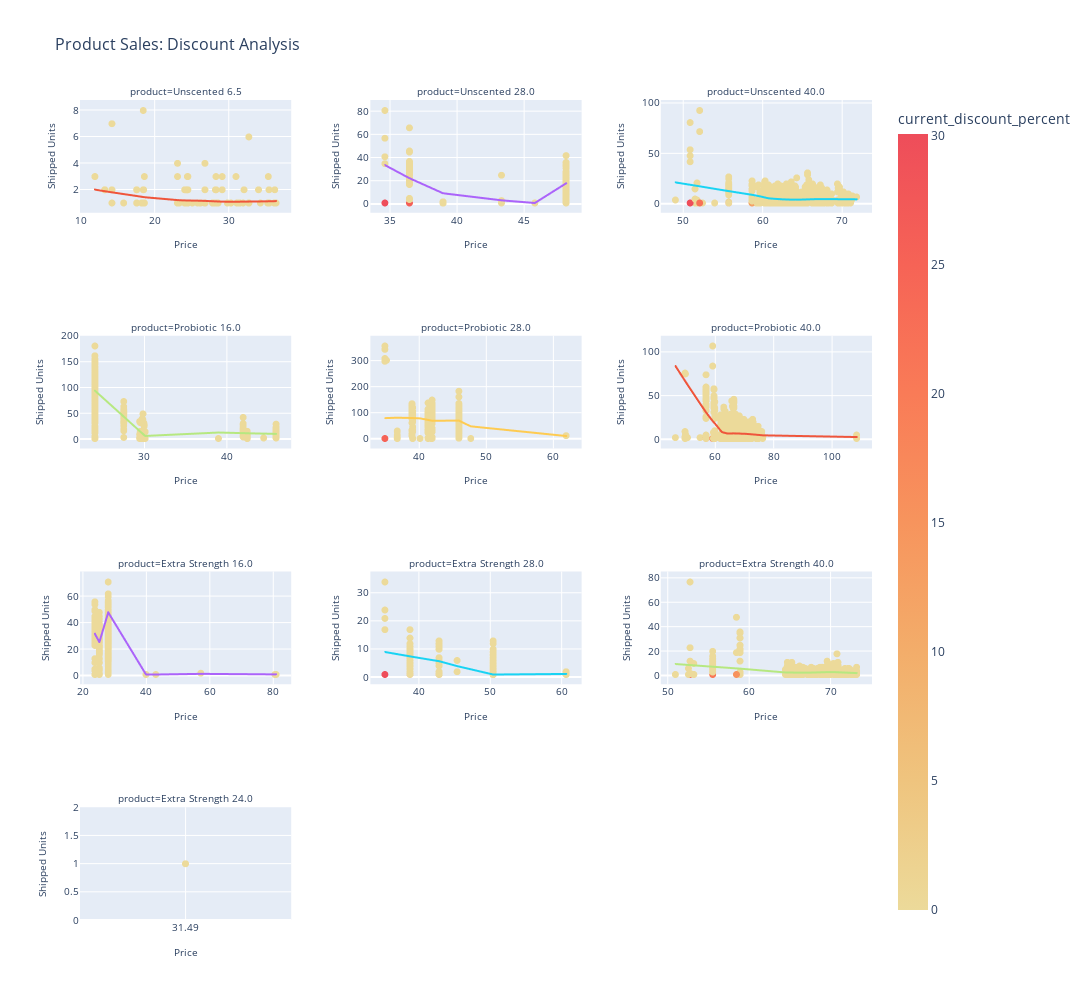

This figure's notebook cell:
### Code cell
fig = px.scatter(
    df_tags,
    x='our_price',
    y='shipped_units',
    facet_col='product',
    category_orders={
        "product": [
            'Unscented 6.5','Unscented 28.0', 'Unscented 40.0', 
            'Probiotic 16.0', 'Probiotic 28.0', 'Probiotic 40.0',
            'Extra Strength 16.0','Extra Strength 28.0', 'Extra Strength 40.0',  
        ]
    },
    facet_col_spacing=0.1,
    facet_row_spacing=0.15,
    facet_col_wrap=3,
    color='current_discount_percent',
    color_continuous_scale=px.colors.sequential.Oryel,
    trendline='lowess',
    title='Product Sales: Discount Analysis',
    width=1500,
    height=1000,
    template='plotly'
).update_traces(
    marker=dict(size=7)
).update_layout(
    legend_title_text='Product',
    title_font=dict(size=16)
).update_xaxes(
    title_text='Price',
    title_font=dict(size=10),
    tickfont=dict(size=10)
).update_yaxes(
    title_text='Shipped Units',
    title_font=dict(size=10),
    tickfont=dict(size=10)
)

fig.update_layout(xaxis=dict(type='category'))

for annotation in fig['layout']['annotations']:
    annotation['font'] = dict(size=10)


fig.for_each_yaxis(lambda yaxis: yaxis.update(showticklabels=True)) #show ticks
fig.for_each_xaxis(lambda xaxis: xaxis.update(showticklabels=True)) #show ticks
fig.update_yaxes(matches=None) # don't share y axis
fig.update_xaxes(matches=None) # don't share x axis

fig.show()

### Figure 1 — Plotly figure (JSON) as saved in the notebook; plotly's stock layout.template omitted (floating-point values rounded to 4 significant figures; data arrays with more than 128 entries replaced by an {"elided": "..."} marker saying what was removed)
{"data": [{"hovertemplate": "product=Unscented 6.5<br>our_price=%{x}<br>shipped_units=%{y}<br>current_discount_percent=%{marker.color}<extra></extra>", "legendgroup": "", "marker": {"color": [0.0, 0.0, 0.0, 0.0, 0.0, 0.0, 0.0, 0.0, 0.0, 0.0, 0.0, 0.0, 0.0, 0.0, 0.0, 0.0, 0.0, 0.0, 0.0, 0.0, 0.0, 0.0, 0.0, 0.0, 0.0, 0.0, 0.0, 0.0, 0.0, 17.72, 0.0, 0.0, 0.0, 0.0, 0.0, 0.0, 0.0, 0.0, 0.0, 0.0, 0.0, 0.0, 0.0, 0.0, 0.0, 0.0, 0.0, 0.0, 0.0, 0.0, 0.0, 0.0, 0.0, 0.0, 0.0, 0.0, 0.0, 0.0, 0.0, 0.0, 0.0, 0.0, 0.0, 0.0, 0.0, 0.0, 0.0, 0.0, 0.0, 0.0, 0.0, 0.0, 0.0, 0.0, 0.0, 0.0, 0.0, 0.0, 0.0, 0.0, 0.0, 0.0, 0.0, 0.0, 0.0, 0.0, 0.0, 0.0, 0.0, 0.0, 0.0, 0.0, 0.0, 0.0, 0.0, 0.0, 0.0, 0.0, 0.0, 0.0, 0.0, 0.0, 0.0, 0.0, 0.0, 0.0, 0.0, 0.0, 0.0, 0.0, 0.0, 0.0, 0.0, 0.0, 0.0], "coloraxis": "coloraxis", "size": 7, "symbol": "circle"}, "mode": "markers", "name": "", "showlegend": false, "type": "scattergl", "x": [18.47, 24.5, 25.1, 24.46, 35.51, 18.47, 23.1, 11.94, 23.1, 17.58, 26.8, 24.5, 28.1, 24.39, 24.34, 36.23, 26.17, 26.8, 13.27, 35.27, 24.35, 36.16, 28.29, 31.53, 23.1, 14.24, 32.73, 24.41, 24.43, 26.8, 32.73, 31.96, 24.25, 14.24, 32.73, 18.47, 28.1, 26.17, 24.33, 28.58, 25.81, 23.34, 24.06, 24.24, 24.41, 24.45, 18.25, 29.13, 36.25, 18.62, 26.8, 27.82, 24.5, 29.13, 26.17, 29.83, 28.29, 24.26, 32.73, 18.52, 29.83, 32.73, 27.96, 11.94, 28.42, 18.62, 31.45, 30.31, 31.5, 31.1, 24.06, 32.73, 34.04, 24.17, 31.47, 32.08, 28.57, 31.36, 24.41, 27.82, 23.1, 36.41, 15.82, 17.58, 24.49, 35.36, 17.58, 28.29, 32.73, 24.42, 18.25, 32.73, 27.96, 18.62, 24.42, 24.43, 30.29, 13.27, 26.8, 28.22, 34.29, 18.47, 18.36, 35.46, 26.8, 23.1, 17.58, 32.73, 23.1, 30.99, 26.8, 17.58, 14.24, 13.27, 32.73], "xaxis": "x10", "y": [1.0, 2.0, 1.0, 2.0, 1.0, 1.0, 4.0, 3.0, 1.0, 1.0, 2.0, 1.0, 1.0, 2.0, 2.0, 2.0, 1.0, 1.0, 2.0, 1.0, 2.0, 1.0, 2.0, 1.0, 1.0, 1.0, 1.0, 1.0, 1.0, 1.0, 1.0, 1.0, 1.0, 7.0, 1.0, 8.0, 1.0, 1.0, 1.0, 1.0, 1.0, 1.0, 1.0, 2.0, 1.0, 1.0, 1.0, 3.0, 1.0, 1.0, 1.0, 1.0, 3.0, 2.0, 1.0, 1.0, 2.0, 1.0, 6.0, 2.0, 1.0, 1.0, 1.0, 3.0, 1.0, 1.0, 1.0, 1.0, 1.0, 1.0, 2.0, 1.0, 2.0, 2.0, 1.0, 2.0, 1.0, 1.0, 1.0, 1.0, 1.0, 1.0, 1.0, 2.0, 1.0, 3.0, 2.0, 3.0, 1.0, 1.0, 1.0, 1.0, 1.0, 3.0, 1.0, 3.0, 1.0, 2.0, 1.0, 2.0, 1.0, 2.0, 1.0, 2.0, 4.0, 3.0, 1.0, 1.0, 1.0, 3.0, 1.0, 2.0, 2.0, 2.0, 1.0], "yaxis": "y10"}, {"hovertemplate": "<b>LOWESS trendline</b><br><br>product=Unscented 6.5<br>our_price=%{x}<br>shipped_units=%{y} <b>(trend)</b><extra></extra>", "legendgroup": "", "marker": {"size": 7, "symbol": "circle"}, "mode": "lines", "name": "", "showlegend": false, "type": "scattergl", "x": [11.94, 11.94, 13.27, 13.27, 13.27, 14.24, 14.24, 14.24, 15.82, 17.58, 17.58, 17.58, 17.58, 17.58, 18.25, 18.25, 18.36, 18.47, 18.47, 18.47, 18.47, 18.52, 18.62, 18.62, 18.62, 23.1, 23.1, 23.1, 23.1, 23.1, 23.1, 23.34, 24.06, 24.06, 24.17, 24.24, 24.25, 24.26, 24.33, 24.34, 24.35, 24.39, 24.41, 24.41, 24.41, 24.42, 24.42, 24.43, 24.43, 24.45, 24.46, 24.49, 24.5, 24.5, 24.5, 25.1, 25.81, 26.17, 26.17, 26.17, 26.8, 26.8, 26.8, 26.8, 26.8, 26.8, 26.8, 27.82, 27.82, 27.96, 27.96, 28.1, 28.1, 28.22, 28.29, 28.29, 28.29, 28.42, 28.57, 28.58, 29.13, 29.13, 29.83, 29.83, 30.29, 30.31, 30.99, 31.1, 31.36, 31.45, 31.47, 31.5, 31.53, 31.96, 32.08, 32.73, 32.73, 32.73, 32.73, 32.73, 32.73, 32.73, 32.73, 32.73, 32.73, 34.04, 34.29, 35.27, 35.36, 35.46, 35.51, 36.16, 36.23, 36.25, 36.41], "xaxis": "x10", "y": [2.014, 2.014, 1.892, 1.892, 1.892, 1.808, 1.808, 1.808, 1.676, 1.53, 1.53, 1.53, 1.53, 1.53, 1.472, 1.472, 1.463, 1.453, 1.453, 1.453, 1.453, 1.448, 1.439, 1.439, 1.439, 1.22, 1.22, 1.22, 1.22, 1.22, 1.22, 1.211, 1.196, 1.196, 1.194, 1.193, 1.193, 1.193, 1.192, 1.192, 1.192, 1.191, 1.191, 1.191, 1.191, 1.191, 1.191, 1.191, 1.191, 1.19, 1.19, 1.19, 1.19, 1.19, 1.19, 1.184, 1.175, 1.17, 1.17, 1.17, 1.16, 1.16, 1.16, 1.16, 1.16, 1.16, 1.16, 1.134, 1.134, 1.13, 1.13, 1.126, 1.126, 1.123, 1.122, 1.122, 1.122, 1.119, 1.115, 1.115, 1.104, 1.104, 1.096, 1.096, 1.093, 1.093, 1.096, 1.097, 1.099, 1.1, 1.1, 1.101, 1.101, 1.104, 1.105, 1.109, 1.109, 1.109, 1.109, 1.109, 1.109, 1.109, 1.109, 1.109, 1.109, 1.117, 1.119, 1.128, 1.129, 1.13, 1.131, 1.138, 1.139, 1.139, 1.141], "yaxis": "y10"}, {"hovertemplate": "product=Unscented 28.0<br>our_price=%{x}<br>shipped_units=%{y}<br>current_discount_percent=%{marker.color}<extra></extra>", "legendgroup": "", "marker": {"color": {"elided": "401 float values"}, "coloraxis": "coloraxis", "size": 7, "symbol": "circle"}, "mode": "markers", "name": "", "showlegend": false, "type": "scattergl", "x": {"elided": "401 float values"}, "xaxis": "x11", "y": {"elided": "401 float values"}, "yaxis": "y11"}, {"hovertemplate": "<b>LOWESS trendline</b><br><br>product=Unscented 28.0<br>our_price=%{x}<br>shipped_units=%{y} <b>(trend)</b><extra></extra>", "legendgroup": "", "marker": {"size": 7, "symbol": "circle"}, "mode": "lines", "name": "", "showlegend": false, "type": "scattergl", "x": {"elided": "401 float values"}, "xaxis": "x11", "y": {"elided": "401 float values"}, "yaxis": "y11"}, {"hovertemplate": "product=Unscented 40.0<br>our_price=%{x}<br>shipped_units=%{y}<br>current_discount_percent=%{marker.color}<extra></extra>", "legendgroup": "", "marker": {"color": {"elided": "816 float values"}, "coloraxis": "coloraxis", "size": 7, "symbol": "circle"}, "mode": "markers", "name": "", "showlegend": false, "type": "scattergl", "x": {"elided": "816 float values"}, "xaxis": "x12", "y": {"elided": "816 float values"}, "yaxis": "y12"}, {"hovertemplate": "<b>LOWESS trendline</b><br><br>product=Unscented 40.0<br>our_price=%{x}<br>shipped_units=%{y} <b>(trend)</b><extra></extra>", "legendgroup": "", "marker": {"size": 7, "symbol": "circle"}, "mode": "lines", "name": "", "showlegend": false, "type": "scattergl", "x": {"elided": "816 float values"}, "xaxis": "x12", "y": {"elided": "816 float values"}, "yaxis": "y12"}, {"hovertemplate": "product=Probiotic 16.0<br>our_price=%{x}<br>shipped_units=%{y}<br>current_discount_percent=%{marker.color}<extra></extra>", "legendgroup": "", "marker": {"color": {"elided": "466 float values"}, "coloraxis": "coloraxis", "size": 7, "symbol": "circle"}, "mode": "markers", "name": "", "showlegend": false, "type": "scattergl", "x": {"elided": "466 float values"}, "xaxis": "x7", "y": {"elided": "466 float values"}, "yaxis": "y7"}, {"hovertemplate": "<b>LOWESS trendline</b><br><br>product=Probiotic 16.0<br>our_price=%{x}<br>shipped_units=%{y} <b>(trend)</b><extra></extra>", "legendgroup": "", "marker": {"size": 7, "symbol": "circle"}, "mode": "lines", "name": "", "showlegend": false, "type": "scattergl", "x": {"elided": "466 float values"}, "xaxis": "x7", "y": {"elided": "466 float values"}, "yaxis": "y7"}, {"hovertemplate": "product=Probiotic 28.0<br>our_price=%{x}<br>shipped_units=%{y}<br>current_discount_percent=%{marker.color}<extra></extra>", "legendgroup": "", "marker": {"color": {"elided": "412 float values"}, "coloraxis": "coloraxis", "size": 7, "symbol": "circle"}, "mode": "markers", "name": "", "showlegend": false, "type": "scattergl", "x": {"elided": "412 float values"}, "xaxis": "x8", "y": {"elided": "412 float values"}, "yaxis": "y8"}, {"hovertemplate": "<b>LOWESS trendline</b><br><br>product=Probiotic 28.0<br>our_price=%{x}<br>shipped_units=%{y} <b>(trend)</b><extra></extra>", "legendgroup": "", "marker": {"size": 7, "symbol": "circle"}, "mode": "lines", "name": "", "showlegend": false, "type": "scattergl", "x": {"elided": "412 float values"}, "xaxis": "x8", "y": {"elided": "412 float values"}, "yaxis": "y8"}, {"hovertemplate": "product=Probiotic 40.0<br>our_price=%{x}<br>shipped_units=%{y}<br>current_discount_percent=%{marker.color}<extra></extra>", "legendgroup": "", "marker": {"color": {"elided": "874 float values"}, "coloraxis": "coloraxis", "size": 7, "symbol": "circle"}, "mode": "markers", "name": "", "showlegend": false, "type": "scattergl", "x": {"elided": "874 float values"}, "xaxis": "x9", "y": {"elided": "874 float values"}, "yaxis": "y9"}, {"hovertemplate": "<b>LOWESS trendline</b><br><br>product=Probiotic 40.0<br>our_price=%{x}<br>shipped_units=%{y} <b>(trend)</b><extra></extra>", "legendgroup": "", "marker": {"size": 7, "symbol": "circle"}, "mode": "lines", "name": "", "showlegend": false, "type": "scattergl", "x": {"elided": "874 float values"}, "xaxis": "x9", "y": {"elided": "874 float values"}, "yaxis": "y9"}, {"hovertemplate": "product=Extra Strength 16.0<br>our_price=%{x}<br>shipped_units=%{y}<br>current_discount_percent=%{marker.color}<extra></extra>", "legendgroup": "", "marker": {"color": {"elided": "390 float values"}, "coloraxis": "coloraxis", "size": 7, "symbol": "circle"}, "mode": "markers", "name": "", "showlegend": false, "type": "scattergl", "x": {"elided": "390 float values"}, "xaxis": "x4", "y": {"elided": "390 float values"}, "yaxis": "y4"}, {"hovertemplate": "<b>LOWESS trendline</b><br><br>product=Extra Strength 16.0<br>our_price=%{x}<br>shipped_units=%{y} <b>(trend)</b><extra></extra>", "legendgroup": "", "marker": {"size": 7, "symbol": "circle"}, "mode": "lines", "name": "", "showlegend": false, "type": "scattergl", "x": {"elided": "390 float values"}, "xaxis": "x4", "y": {"elided": "390 float values"}, "yaxis": "y4"}, {"hovertemplate": "product=Extra Strength 28.0<br>our_price=%{x}<br>shipped_units=%{y}<br>current_discount_percent=%{marker.color}<extra></extra>", "legendgroup": "", "marker": {"color": {"elided": "346 float values"}, "coloraxis": "coloraxis", "size": 7, "symbol": "circle"}, "mode": "markers", "name": "", "showlegend": false, "type": "scattergl", "x": {"elided": "346 float values"}, "xaxis": "x5", "y": {"elided": "346 float values"}, "yaxis": "y5"}, {"hovertemplate": "<b>LOWESS trendline</b><br><br>product=Extra Strength 28.0<br>our_price=%{x}<br>shipped_units=%{y} <b>(trend)</b><extra></extra>", "legendgroup": "", "marker": {"size": 7, "symbol": "circle"}, "mode": "lines", "name": "", "showlegend": false, "type": "scattergl", "x": {"elided": "346 float values"}, "xaxis": "x5", "y": {"elided": "346 float values"}, "yaxis": "y5"}, {"hovertemplate": "product=Extra Strength 40.0<br>our_price=%{x}<br>shipped_units=%{y}<br>current_discount_percent=%{marker.color}<extra></extra>", "legendgroup": "", "marker": {"color": {"elided": "495 float values"}, "coloraxis": "coloraxis", "size": 7, "symbol": "circle"}, "mode": "markers", "name": "", "showlegend": false, "type": "scattergl", "x": {"elided": "495 float values"}, "xaxis": "x6", "y": {"elided": "495 float values"}, "yaxis": "y6"}, {"hovertemplate": "<b>LOWESS trendline</b><br><br>product=Extra Strength 40.0<br>our_price=%{x}<br>shipped_units=%{y} <b>(trend)</b><extra></extra>", "legendgroup": "", "marker": {"size": 7, "symbol": "circle"}, "mode": "lines", "name": "", "showlegend": false, "type": "scattergl", "x": {"elided": "495 float values"}, "xaxis": "x6", "y": {"elided": "495 float values"}, "yaxis": "y6"}, {"hovertemplate": "product=Extra Strength 24.0<br>our_price=%{x}<br>shipped_units=%{y}<br>current_discount_percent=%{marker.color}<extra></extra>", "legendgroup": "", "marker": {"color": [0.0, 0.0], "coloraxis": "coloraxis", "size": 7, "symbol": "circle"}, "mode": "markers", "name": "", "showlegend": false, "type": "scattergl", "x": [31.49, 31.49], "xaxis": "x", "y": [1.0, 1.0], "yaxis": "y"}, {"hovertemplate": "<b>LOWESS trendline</b><br><br>product=Extra Strength 24.0<br>our_price=%{x}<br>shipped_units=%{y} <b>(trend)</b><extra></extra>", "legendgroup": "", "marker": {"size": 7, "symbol": "circle"}, "mode": "lines", "name": "", "showlegend": false, "type": "scattergl", "x": [31.49, 31.49], "xaxis": "x", "y": [1.0, 1.0], "yaxis": "y"}], "layout": {"annotations": [{"font": {"size": 10}, "showarrow": false, "text": "product=Extra Strength 24.0", "x": 0.1333, "xanchor": "center", "xref": "paper", "y": 0.1375, "yanchor": "bottom", "yref": "paper"}, {"font": {"size": 10}, "showarrow": false, "text": "product=Extra Strength 16.0", "x": 0.1333, "xanchor": "center", "xref": "paper", "y": 0.425, "yanchor": "bottom", "yref": "paper"}, {"font": {"size": 10}, "showarrow": false, "text": "product=Extra Strength 28.0", "x": 0.5, "xanchor": "center", "xref": "paper", "y": 0.425, "yanchor": "bottom", "yref": "paper"}, {"font": {"size": 10}, "showarrow": false, "text": "product=Extra Strength 40.0", "x": 0.8667, "xanchor": "center", "xref": "paper", "y": 0.425, "yanchor": "bottom", "yref": "paper"}, {"font": {"size": 10}, "showarrow": false, "text": "product=Probiotic 16.0", "x": 0.1333, "xanchor": "center", "xref": "paper", "y": 0.7125, "yanchor": "bottom", "yref": "paper"}, {"font": {"size": 10}, "showarrow": false, "text": "product=Probiotic 28.0", "x": 0.5, "xanchor": "center", "xref": "paper", "y": 0.7125, "yanchor": "bottom", "yref": "paper"}, {"font": {"size": 10}, "showarrow": false, "text": "product=Probiotic 40.0", "x": 0.8667, "xanchor": "center", "xref": "paper", "y": 0.7125, "yanchor": "bottom", "yref": "paper"}, {"font": {"size": 10}, "showarrow": false, "text": "product=Unscented 6.5", "x": 0.1333, "xanchor": "center", "xref": "paper", "y": 1, "yanchor": "bottom", "yref": "paper"}, {"font": {"size": 10}, "showarrow": false, "text": "product=Unscented 28.0", "x": 0.5, "xanchor": "center", "xref": "paper", "y": 1, "yanchor": "bottom", "yref": "paper"}, {"font": {"size": 10}, "showarrow": false, "text": "product=Unscented 40.0", "x": 0.8667, "xanchor": "center", "xref": "paper", "y": 1, "yanchor": "bottom", "yref": "paper"}], "coloraxis": {"colorbar": {"title": {"text": "current_discount_percent"}}, "colorscale": [[0, "rgb(236, 218, 154)"], [0.1667, "rgb(239, 196, 126)"], [0.3333, "rgb(243, 173, 106)"], [0.5, "rgb(247, 148, 93)"], [0.6667, "rgb(249, 123, 87)"], [0.8333, "rgb(246, 99, 86)"], [1, "rgb(238, 77, 90)"]]}, "height": 1000, "legend": {"title": {"text": "Product"}, "tracegroupgap": 0}, "title": {"font": {"size": 16}, "text": "Product Sales: Discount Analysis"}, "width": 1500, "xaxis": {"anchor": "y", "domain": [0, 0.2667], "showticklabels": true, "tickfont": {"size": 10}, "title": {"font": {"size": 10}, "text": "Price"}, "type": "category"}, "xaxis10": {"anchor": "y10", "domain": [0, 0.2667], "showticklabels": true, "tickfont": {"size": 10}, "title": {"font": {"size": 10}, "text": "Price"}}, "xaxis11": {"anchor": "y11", "domain": [0.3667, 0.6333], "showticklabels": true, "tickfont": {"size": 10}, "title": {"font": {"size": 10}, "text": "Price"}}, "xaxis12": {"anchor": "y12", "domain": [0.7333, 1], "showticklabels": true, "tickfont": {"size": 10}, "title": {"font": {"size": 10}, "text": "Price"}}, "xaxis2": {"anchor": "y2", "domain": [0.3667, 0.6333], "showticklabels": true, "tickfont": {"size": 10}, "title": {"font": {"size": 10}, "text": "Price"}}, "xaxis3": {"anchor": "y3", "domain": [0.7333, 1], "showticklabels": true, "tickfont": {"size": 10}, "title": {"font": {"size": 10}, "text": "Price"}}, "xaxis4": {"anchor": "y4", "domain": [0, 0.2667], "showticklabels": true, "tickfont": {"size": 10}, "title": {"font": {"size": 10}, "text": "Price"}}, "xaxis5": {"anchor": "y5", "domain": [0.3667, 0.6333], "showticklabels": true, "tickfont": {"size": 10}, "title": {"font": {"size": 10}, "text": "Price"}}, "xaxis6": {"anchor": "y6", "domain": [0.7333, 1], "showticklabels": true, "tickfont": {"size": 10}, "title": {"font": {"size": 10}, "text": "Price"}}, "xaxis7": {"anchor": "y7", "domain": [0, 0.2667], "showticklabels": true, "tickfont": {"size": 10}, "title": {"font": {"size": 10}, "text": "Price"}}, "xaxis8": {"anchor": "y8", "domain": [0.3667, 0.6333], "showticklabels": true, "tickfont": {"size": 10}, "title": {"font": {"size": 10}, "text": "Price"}}, "xaxis9": {"anchor": "y9", "domain": [0.7333, 1], "showticklabels": true, "tickfont": {"size": 10}, "title": {"font": {"size": 10}, "text": "Price"}}, "yaxis": {"anchor": "x", "domain": [0, 0.1375], "showticklabels": true, "tickfont": {"size": 10}, "title": {"font": {"size": 10}, "text": "Shipped Units"}}, "yaxis10": {"anchor": "x10", "domain": [0.8625, 1], "showticklabels": true, "tickfont": {"size": 10}, "title": {"font": {"size": 10}, "text": "Shipped Units"}}, "yaxis11": {"anchor": "x11", "domain": [0.8625, 1], "showticklabels": true, "tickfont": {"size": 10}, "title": {"font": {"size": 10}, "text": "Shipped Units"}}, "yaxis12": {"anchor": "x12", "domain": [0.8625, 1], "showticklabels": true, "tickfont": {"size": 10}, "title": {"font": {"size": 10}, "text": "Shipped Units"}}, "yaxis2": {"anchor": "x2", "domain": [0, 0.1375], "showticklabels": true, "tickfont": {"size": 10}, "title": {"font": {"size": 10}, "text": "Shipped Units"}}, "yaxis3": {"anchor": "x3", "domain": [0, 0.1375], "showticklabels": true, "tickfont": {"size": 10}, "title": {"font": {"size": 10}, "text": "Shipped Units"}}, "yaxis4": {"anchor": "x4", "domain": [0.2875, 0.425], "showticklabels": true, "tickfont": {"size": 10}, "title": {"font": {"size": 10}, "text": "Shipped Units"}}, "yaxis5": {"anchor": "x5", "domain": [0.2875, 0.425], "showticklabels": true, "tickfont": {"size": 10}, "title": {"font": {"size": 10}, "text": "Shipped Units"}}, "yaxis6": {"anchor": "x6", "domain": [0.2875, 0.425], "showticklabels": true, "tickfont": {"size": 10}, "title": {"font": {"size": 10}, "text": "Shipped Units"}}, "yaxis7": {"anchor": "x7", "domain": [0.575, 0.7125], "showticklabels": true, "tickfont": {"size": 10}, "title": {"font": {"size": 10}, "text": "Shipped Units"}}, "yaxis8": {"anchor": "x8", "domain": [0.575, 0.7125], "showticklabels": true, "tickfont": {"size": 10}, "title": {"font": {"size": 10}, "text": "Shipped Units"}}, "yaxis9": {"anchor": "x9", "domain": [0.575, 0.7125], "showticklabels": true, "tickfont": {"size": 10}, "title": {"font": {"size": 10}, "text": "Shipped Units"}}}}
